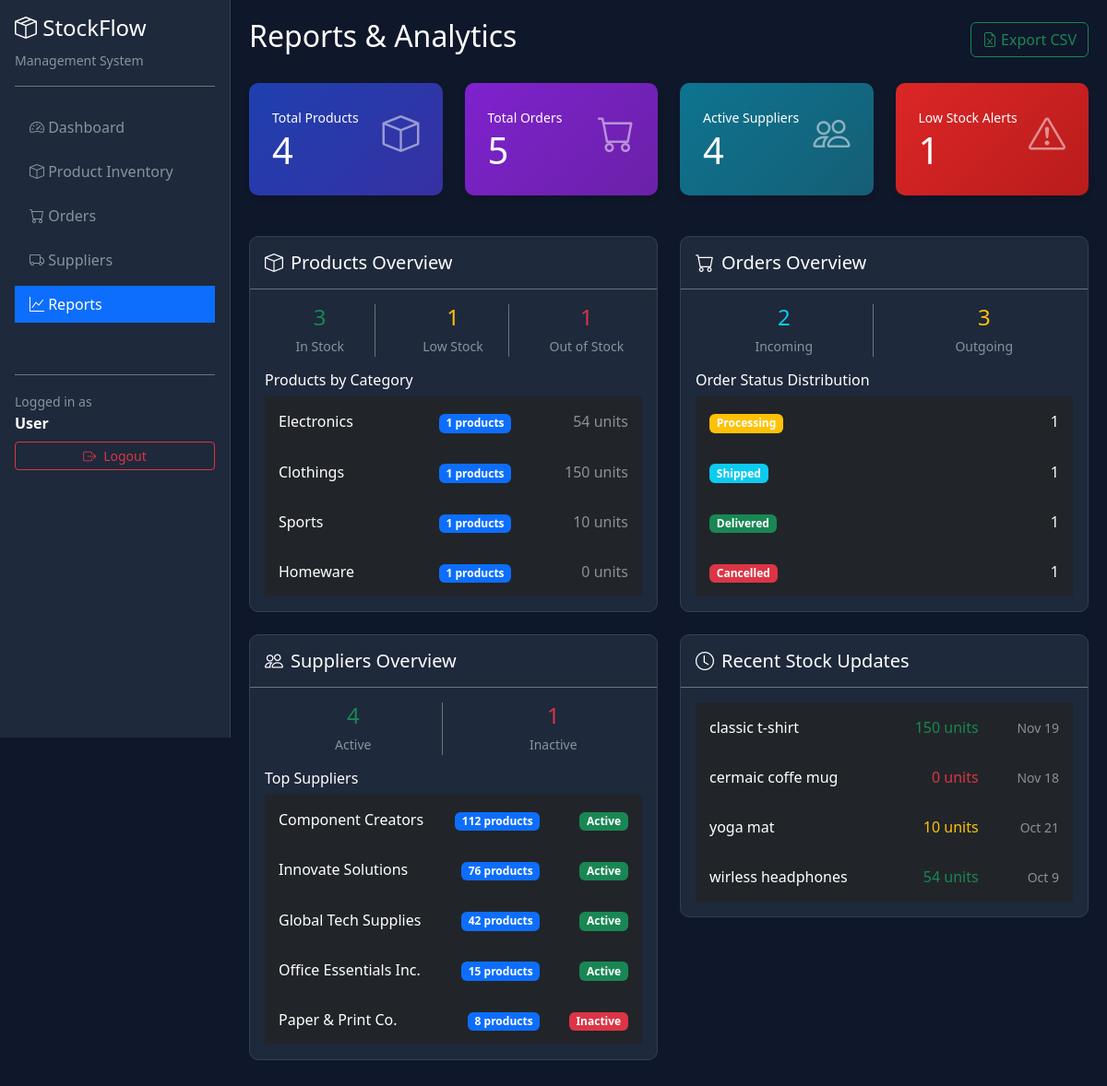
The page /reports/index.php (signed in) on the database its author committed.
### tables this page shows
CREATE TABLE IF NOT EXISTS `inventories` (
  `id` int NOT NULL AUTO_INCREMENT,
  `supplier_name` varchar(150) NOT NULL,
  `contact_person` varchar(100) NOT NULL,
  `email` varchar(150) NOT NULL,
  `phone` varchar(50) DEFAULT NULL,
  `products_count` int DEFAULT '0',
  `status` enum('Active','Inactive') DEFAULT 'Active',
  `created_at` timestamp NULL DEFAULT CURRENT_TIMESTAMP,
  PRIMARY KEY (`id`),
  UNIQUE KEY `email` (`email`)
);

CREATE TABLE IF NOT EXISTS `products` (
  `product_id` int NOT NULL AUTO_INCREMENT,
  `product_name` varchar(100) NOT NULL,
  `category` varchar(100) NOT NULL,
  `quantity` int NOT NULL,
  `location` varchar(100) NOT NULL,
  `status` varchar(100) NOT NULL,
  `last_updates` date NOT NULL,
  `product_image` varchar(255) DEFAULT NULL,
  PRIMARY KEY (`product_id`)
);

### reports/index.php (called while the page is built, shortened)
<?php
require_once 'config.php';
$reportsData = getReportsData();
require_once 'layout.phtml';
?>
<?php include '../includes/footer.php'; ?>

### reports/config.php (called while the page is built, shortened)
<?php
$host = "127.0.0.1:3306";
$dbname = "gestion_stocke";
$username = "root";
$password = "";
try {
    $pdo = new PDO("mysql:host=$host;dbname=$dbname", $username, $password);
    $pdo->setAttribute(PDO::ATTR_ERRMODE, PDO::ERRMODE_EXCEPTION);
} catch(PDOException $e) {
    die("Connection failed: " . $e->getMessage());
}
function getReportsData() {
    global $pdo;
    $data = [];
    $stmt = $pdo->query("SELECT
        COUNT(*) as total_products,
        SUM(CASE WHEN quantity > 0 THEN 1 ELSE 0 END) as in_stock_products,
        SUM(CASE WHEN quantity = 0 THEN 1 ELSE 0 END) as out_of_stock_products,
        SUM(CASE WHEN quantity <= 10 AND quantity > 0 THEN 1 ELSE 0 END) as low_stock_products,
        SUM(quantity) as total_quantity,
        AVG(quantity) as avg_quantity
    FROM products");
    $data['products'] = $stmt->fetch(PDO::FETCH_ASSOC);
    $stmt = $pdo->query("SELECT
        COUNT(*) as total_orders,
        SUM(CASE WHEN type = 'Incoming' THEN 1 ELSE 0 END) as incoming_orders,
        SUM(CASE WHEN type = 'Outgoing' THEN 1 ELSE 0 END) as outgoing_orders,
        SUM(CASE WHEN status = 'Processing' THEN 1 ELSE 0 END) as processing_orders,
        SUM(CASE WHEN status = 'Shipped' THEN 1 ELSE 0 END) as shipped_orders,
        SUM(CASE WHEN status = 'Delivered' THEN 1 ELSE 0 END) as delivered_orders,
        SUM(CASE WHEN status = 'Cancelled' THEN 1 ELSE 0 END) as cancelled_orders,
        SUM(items_count) as total_items_ordered
    FROM orders");
    $data['orders'] = $stmt->fetch(PDO::FETCH_ASSOC);
    $stmt = $pdo->query("SELECT
        COUNT(*) as total_suppliers,
        SUM(CASE WHEN status = 'Active' THEN 1 ELSE 0 END) as active_suppliers,
        SUM(CASE WHEN status = 'Inactive' THEN 1 ELSE 0 END) as inactive_suppliers,
        SUM(products_count) as total_supplied_products
    FROM inventories");
    $data['suppliers'] = $stmt->fetch(PDO::FETCH_ASSOC);
    $stmt = $pdo->query("SELECT
        DATE_FORMAT(date_order, '%Y-%m') as month,
        COUNT(*) as order_count,
        SUM(items_count) as items_count
    FROM orders
    WHERE date_order >= DATE_SUB(CURDATE(), INTERVAL 6 MONTH)
    GROUP BY DATE_FORMAT(date_order, '%Y-%m')
    ORDER BY month DESC
    LIMIT 6");
    $data['monthly_orders'] = $stmt->fetchAll(PDO::FETCH_ASSOC);
    $stmt = $pdo->query("SELECT
        category,
        COUNT(*) as product_count,
        SUM(quantity) as total_quantity
    FROM products
    GROUP BY category
    ORDER BY product_count DESC");
    $data['products_by_category'] = $stmt->fetchAll(PDO::FETCH_ASSOC);
    $stmt = $pdo->query("SELECT
        supplier_name,
        products_count,
        status
    FROM inventories
    ORDER BY products_count DESC
    LIMIT 5");
    $data['top_suppliers'] = $stmt->fetchAll(PDO::FETCH_ASSOC);
    $stmt = $pdo->query("SELECT
        product_name,
        quantity,
        status,
        last_updates
    FROM products
    ORDER BY last_updates DESC
    LIMIT 10");
    $data['recent_stock'] = $stmt->fetchAll(PDO::FETCH_ASSOC);
    return $data;
}
?>

### reports/layout.phtml (the view, shortened to what this page needs)
<?php include '../includes/header.php'; ?>
<link rel="stylesheet" href="../assets/css/style.css">
<?php include '../includes/sidebar.php'; ?>
<div class="main-content">
    <div class="d-flex justify-content-between align-items-center mb-4">
        <h2 class="text-white">Reports & Analytics</h2>
        <div class="btn-group">
            <a href="index.php?export_csv=1" class="btn btn-outline-success">
                <i class="bi bi-file-earmark-excel"></i> Export CSV
            </a>
        </div>
    </div>
    <div class="row mb-4">
            <div class="col-md-3">
                <div class="stats-card card-1">
                <div class="d-flex justify-content-between">
                    <div>
                        <small>Total Products</small>
                        <h3><?php echo $reportsData['products']['total_products']; ?></h3>
                    </div>
                    <i class="bi bi-box fs-1 opacity-50"></i>
                </div>
            </div>
        </div>
            <div class="col-md-3">
                <div class="stats-card card-2">
                <div class="d-flex justify-content-between">
                    <div>
                        <small>Total Orders</small>
                        <h3><?php echo $reportsData['orders']['total_orders']; ?></h3>
                    </div>
                    <i class="bi bi-cart fs-1 opacity-50"></i>
                </div>
            </div>
        </div>
            <div class="col-md-3">
                <div class="stats-card card-3">
                <div class="d-flex justify-content-between">
                    <div>
                        <small>Active Suppliers</small>
                        <h3><?php echo $reportsData['suppliers']['active_suppliers']; ?></h3>
                    </div>
                    <i class="bi bi-people fs-1 opacity-50"></i>
                </div>
            </div>
        </div>
            <div class="col-md-3">
                <div class="stats-card card-4">
                <div class="d-flex justify-content-between">
                    <div>
                        <small>Low Stock Alerts</small>
                        <h3><?php echo $reportsData['products']['low_stock_products']; ?></h3>
                    </div>
                    <i class="bi bi-exclamation-triangle fs-1 opacity-50"></i>
                </div>
            </div>
        </div>
    </div>
    <div class="row">
        <div class="col-md-6 mb-4">
            <div class="table-container">
                <div class="p-3 border-bottom border-secondary">
                    <h5 class="text-white mb-0">
                        <i class="bi bi-box me-2"></i>Products Overview
                    </h5>
                </div>
                <div class="p-3">
                    <div class="row text-center">
                        <div class="col-4">
                            <div class="border-end border-secondary">
                                <h4 class="text-success mb-1"><?php echo $reportsData['products']['in_stock_products']; ?></h4>
                                <small class="text-muted">In Stock</small>
                            </div>
                        </div>
                        <div class="col-4">
                            <div class="border-end border-secondary">
                                <h4 class="text-warning mb-1"><?php echo $reportsData['products']['low_stock_products']; ?></h4>
                                <small class="text-muted">Low Stock</small>
                            </div>
                        </div>
                        <div class="col-4">
                            <h4 class="text-danger mb-1"><?php echo $reportsData['products']['out_of_stock_products']; ?></h4>
                            <small class="text-muted">Out of Stock</small>
                        </div>
                    </div>
                    <div class="mt-3">
                        <h6 class="text-white">Products by Category</h6>
                        <div class="table-responsive">
                            <table class="table table-sm table-borderless">
                                <tbody>
                                    <?php foreach ($reportsData['products_by_category'] as $category): ?>
                                    <tr>
                                        <td class="text-white"><?php echo ucfirst($category['category']); ?></td>
                                        <td class="text-end">
                                            <span class="badge bg-primary"><?php echo $category['product_count']; ?> products</span>
                                        </td>
                                        <td class="text-end text-muted">
                                            <?php echo $category['total_quantity']; ?> units
                                        </td>
                                    </tr>
                                    <?php endforeach; ?>
                                </tbody>
                            </table>
                        </div>
                    </div>
                </div>
            </div>
        </div>
        <div class="col-md-6 mb-4">
            <div class="table-container">
                <div class="p-3 border-bottom border-secondary">
                    <h5 class="text-white mb-0">
                        <i class="bi bi-cart me-2"></i>Orders Overview
                    </h5>
                </div>
                <div class="p-3">
                    <div class="row text-center mb-3">
                        <div class="col-6">
                            <div class="border-end border-secondary">
                                <h4 class="text-info mb-1"><?php echo $reportsData['orders']['incoming_orders']; ?></h4>
                                <small class="text-muted">Incoming</small>
                            </div>
                        </div>
                        <div class="col-6">
                            <h4 class="text-warning mb-1"><?php echo $reportsData['orders']['outgoing_orders']; ?></h4>
                            <small class="text-muted">Outgoing</small>
                        </div>
                    </div>
                    <h6 class="text-white">Order Status Distribution</h6>
                    <div class="table-responsive">
                        <table class="table table-sm table-borderless">
                            <tbody>
                                <tr>
                                    <td><span class="badge bg-warning">Processing</span></td>
                                    <td class="text-end text-white"><?php echo $reportsData['orders']['processing_orders']; ?></td>
                                </tr>
                                <tr>
                                    <td><span class="badge bg-info">Shipped</span></td>
                                    <td class="text-end text-white"><?php echo $reportsData['orders']['shipped_orders']; ?></td>
                                </tr>
                                <tr>
                                    <td><span class="badge bg-success">Delivered</span></td>
                                    <td class="text-end text-white"><?php echo $reportsData['orders']['delivered_orders']; ?></td>
                                </tr>
                                <tr>
                                    <td><span class="badge bg-danger">Cancelled</span></td>
                                    <td class="text-end text-white"><?php echo $reportsData['orders']['cancelled_orders']; ?></td>
                                </tr>
                            </tbody>
                        </table>
                    </div>
                </div>
            </div>
        </div>
        <div class="col-md-6 mb-4">
            <div class="table-container">
                <div class="p-3 border-bottom border-secondary">
                    <h5 class="text-white mb-0">
                        <i class="bi bi-people me-2"></i>Suppliers Overview
                    </h5>
                </div>
                <div class="p-3">
                    <div class="row text-center mb-3">
                        <div class="col-6">
                            <div class="border-end border-secondary">
                                <h4 class="text-success mb-1"><?php echo $reportsData['suppliers']['active_suppliers']; ?></h4>
                                <small class="text-muted">Active</small>
                            </div>
                        </div>
                        <div class="col-6">
                            <h4 class="text-danger mb-1"><?php echo $reportsData['suppliers']['inactive_suppliers']; ?></h4>
                            <small class="text-muted">Inactive</small>
                        </div>
                    </div>
                    <h6 class="text-white">Top Suppliers</h6>
                    <div class="table-responsive">
                        <table class="table table-sm table-borderless">
                            <tbody>
                                <?php foreach ($reportsData['top_suppliers'] as $supplier): ?>
                                <tr>
                                    <td class="text-white"><?php echo htmlspecialchars($supplier['supplier_name']); ?></td>
                                    <td class="text-end">
                                        <span class="badge bg-primary"><?php echo $supplier['products_count']; ?> products</span>
                                    </td>
                                    <td class="text-end">
                                        <?php
                                        $statusClass = $supplier['status'] == 'Active' ? 'bg-success' : 'bg-danger';
                                        ?>
                                        <span class="badge <?php echo $statusClass; ?>"><?php echo htmlspecialchars($supplier['status']); ?></span>
                                    </td>
                                </tr>
                                <?php endforeach; ?>
                            </tbody>
                        </table>
                    </div>
                </div>
            </div>
        </div>
        <div class="col-md-6 mb-4">
            <div class="table-container">
                <div class="p-3 border-bottom border-secondary">
                    <h5 class="text-white mb-0">
                        <i class="bi bi-clock me-2"></i>Recent Stock Updates
                    </h5>
                </div>
                <div class="p-3">
                    <div class="table-responsive">
                        <table class="table table-sm table-borderless">
                            <tbody>
                                <?php foreach ($reportsData['recent_stock'] as $product): ?>
                                <tr>
                                    <td class="text-white"><?php echo htmlspecialchars($product['product_name']); ?></td>
                                    <td class="text-end">
                                        <?php
                                        $statusClass = 'text-success';
                                        if ($product['status'] == 'low stock') $statusClass = 'text-warning';
                                        if ($product['status'] == 'out of stock') $statusClass = 'text-danger';
                                        ?>
                                        <span class="<?php echo $statusClass; ?>"><?php echo $product['quantity']; ?> units</span>
                                    </td>
                                    <td class="text-end text-muted">
                                        <small><?php echo date('M j', strtotime($product['last_updates'])); ?></small>
                                    </td>
                                </tr>
                                <?php endforeach; ?>
                            </tbody>
                        </table>
                    </div>
                </div>
            </div>
        </div>
    </div>
</div>
<?php include '../includes/footer.php'; ?>

### rows shown on the page
inventories: supplier_name "Component Creators", products_count "112", status "Active"
inventories: supplier_name "Innovate Solutions", products_count "76", status "Active"
inventories: supplier_name "Global Tech Supplies", products_count "42", status "Active"
inventories: supplier_name "Office Essentials Inc.", products_count "15", status "Active"
inventories: supplier_name "Paper & Print Co.", products_count "8", status "Inactive"
products: product_name "classic t-shirt", quantity "150", last_updates "Nov 19"
products: product_name "cermaic coffe mug", quantity "0", last_updates "Nov 18"
products: product_name "yoga mat", quantity "10", last_updates "Oct 21"
products: product_name "wirless headphones", quantity "54", last_updates "Oct 9"

### other values the page prints
$_SESSION['username'] "User"
$reportsData['products']['total_products'] "4"
$reportsData['orders']['total_orders'] "5"
$reportsData['suppliers']['active_suppliers'] "4"
$reportsData['products']['low_stock_products'] "1"
$reportsData['products']['in_stock_products'] "3"
$reportsData['products']['out_of_stock_products'] "1"
$category['category'] "Electronics"
$category['product_count'] "1"
$category['total_quantity'] "54"
$category['category'] "Clothings"
$category['total_quantity'] "150"
$category['category'] "Sports"
$category['total_quantity'] "10"
$category['category'] "Homeware"
